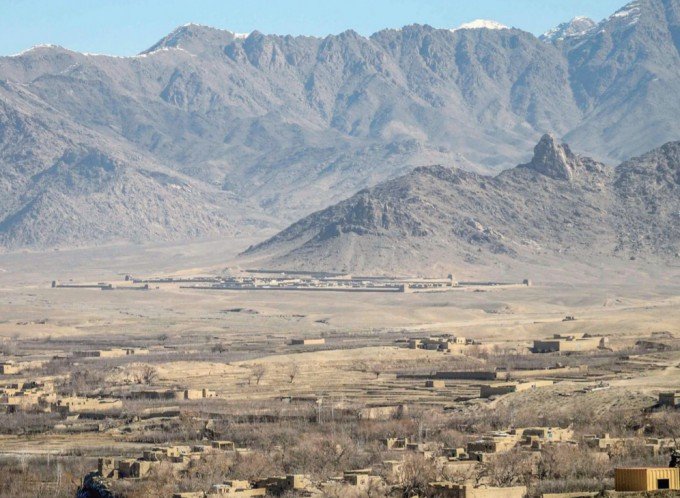
#> input picture 02_opencv/img/source_01.jpg, 680 x 498 px
$ python histo_gray.py
#> lines starting #> are read from the running program, lines starting #| are printed output that depends on the picture
import cv2
import numpy as np
import matplotlib.pylab as plt

#--① 이미지 그레이 스케일로 읽기 및 출력
img = cv2.imread('../img/source_01.jpg', cv2.IMREAD_GRAYSCALE)
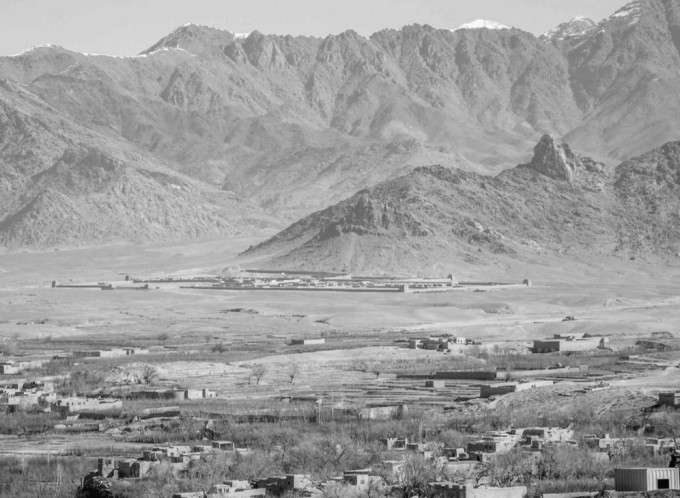
#> img: shape (498, 680); min 0, max 253, mean 155.7
cv2.imshow('img', img)

channels = cv2.split(img)
colors = ('b', 'g', 'r')
for (ch, color) in zip (channels, colors):
    hist = cv2.calcHist([ch], [0], None, [256], [0, 256])
    plt.plot(hist, color = color)
#> this loop made 1 pass
#> color on pass 1: 'b'

# [6 lines of commented-out code are left out]
plt.show()
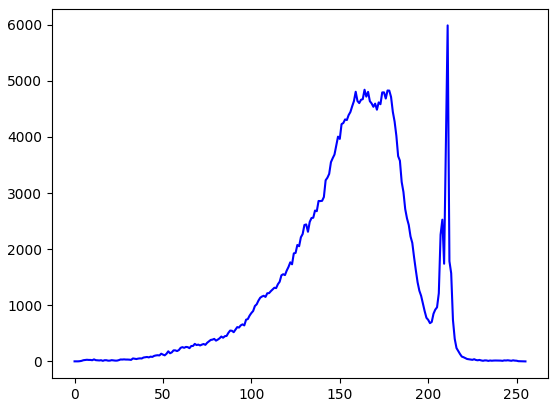
#> figure drawn by matplotlib, 1 panel; curve peaks at x = 211, y = 5986

$ run again, with 02_opencv/img/yate.jpg copied over 02_opencv/img/source_01.jpg
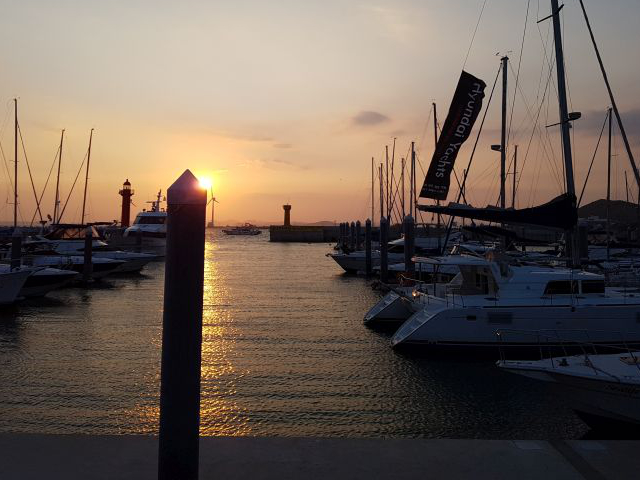
#> input picture 02_opencv/img/yate.jpg, 640 x 480 px
#> `img = cv2.imread('../img/source_01.jpg', cv2.IMREAD_GRAYSCALE)`:
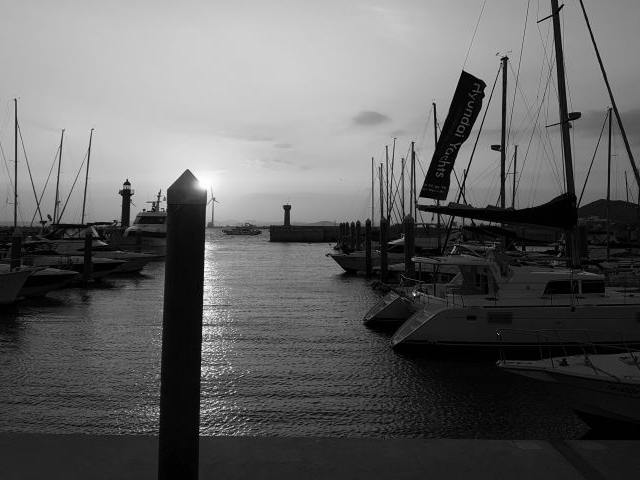
#> img: shape (480, 640); min 0, max 255, mean 98.1
#> the loop `for (ch, color) in zip (channels, colors):` made 1 pass
#> color on pass 1: 'b'
#> `plt.show()`:
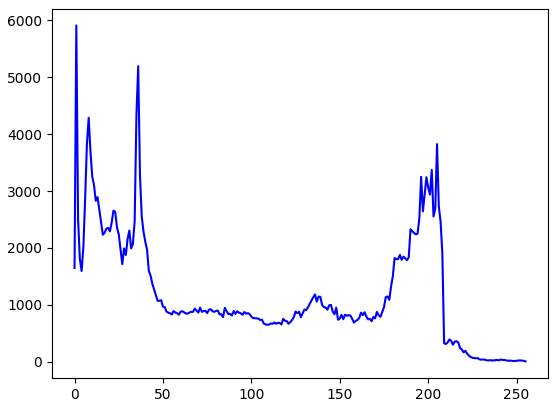
#> figure drawn by matplotlib, 1 panel; curve peaks at x = 1, y = 5912

$ run again, with 02_opencv/img/like_lenna.png saved as 02_opencv/img/source_01.jpg
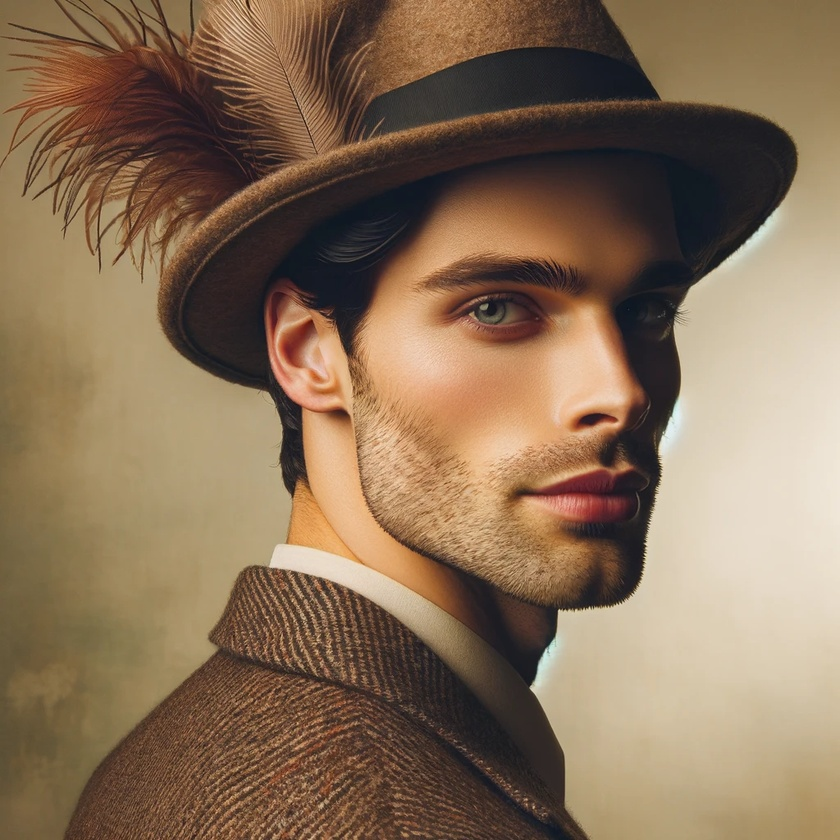
#> input picture 02_opencv/img/like_lenna.png, 840 x 840 px, shrunk from 1024 x 1024 before the run
#> `img = cv2.imread('../img/source_01.jpg', cv2.IMREAD_GRAYSCALE)`:
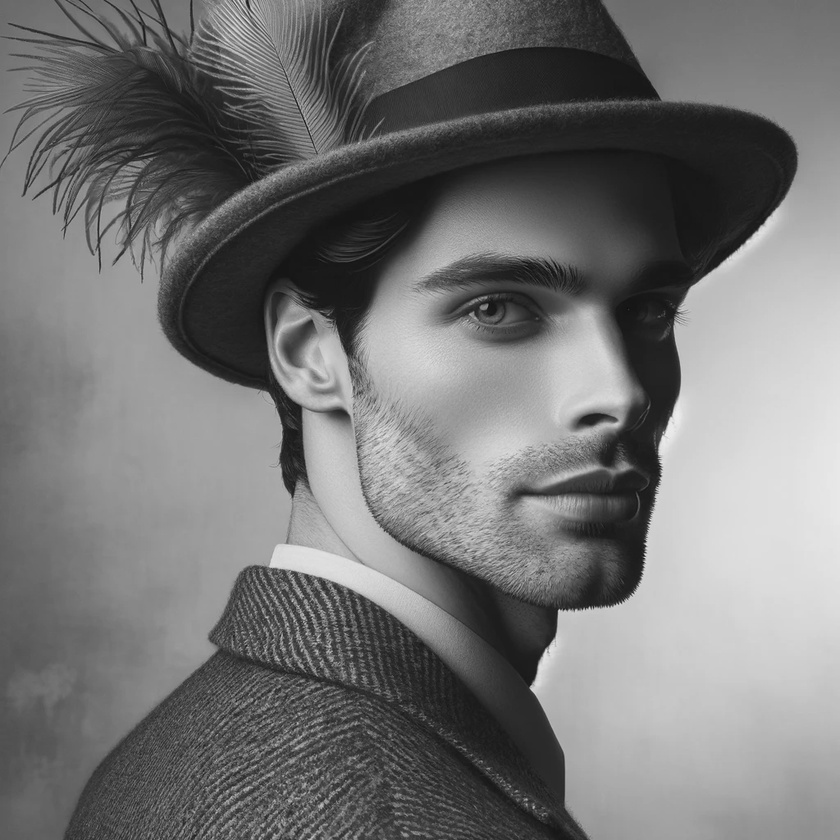
#> img: shape (840, 840); min 10, max 239, mean 116.7
#> the loop `for (ch, color) in zip (channels, colors):` made 1 pass
#> color on pass 1: 'b'
#> `plt.show()`:
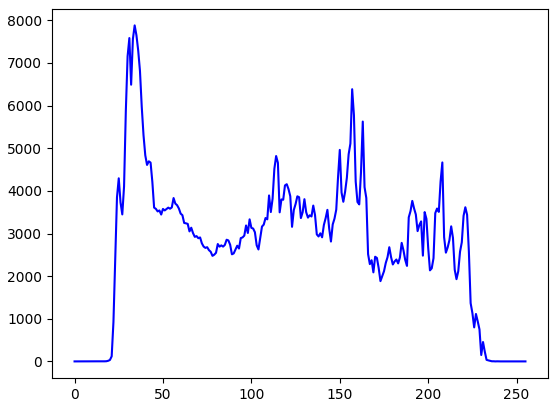
#> figure drawn by matplotlib, 1 panel; curve peaks at x = 34, y = 7882
